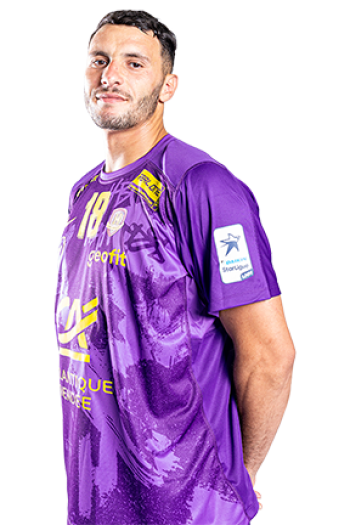
#> input picture refs/abdi-ayyoub.png, 350 x 525 px
$ python cutout_mj.py ../refs/abdi-ayyoub.png out.png
#> lines starting #> are read from the running program, lines starting #| are printed output that depends on the picture; after the words box and inside, x2 and y2 are one past the last pixel; in counts of white or black regions, pixels touching at a corner belong together
"""Detourage des rendus Midjourney. (OFFLINE, dev only.)

rembg est un modele semantique : il devine ou est "le sujet". Sur nos rendus il se
trompe deux fois — il avale les maillots sombres (Guiraudou perdait epaules et torse,
pris pour du fond) et il laisse des plaques grises dans les chevelures.

Or notre fond n'a rien d'inconnu : le prompt impose "flat plain light grey background,
completely empty". C'est donc un probleme de fond uni, pas de segmentation semantique,
et il se resout exactement :

  1. couleur de fond = mediane du cadre exterieur de l'image
  2. masque du fond STRICT (tres proche de cette couleur) -> composantes connexes
  3. seules les composantes qui touchent le bord sont du fond. Un maillot gris clair
     n'est jamais parfaitement uni : il ne forme pas une composante reliee au bord,
     donc il survit — la ou un seuil global l'aurait efface.
  4. les petites poches de gris ENFERMEES dans le sujet (les residus dans les cheveux)
     sont supprimees, mais seulement en dessous d'une taille : un vetement gris, lui,
     est trop grand pour tomber dans ce filet.
  5. alpha progressif sur la frange, calcule sur la distance a la couleur de fond :
     c'est ce qui rend les cheveux propres sans halo.
  6. on ne garde que la plus grande composante opaque : ca elimine les eclats de
     pixels sur les bords, qui gonflaient la bbox et faussaient le cadrage.

Reste un cas que le fond uni ne couvre pas : Midjourney eclaire parfois le fond en
degrade (un cote a +40 de distance de l'autre). La zone claire n'entre alors pas dans
le coeur du fond, reste collee au sujet et survit au detourage. TOL_CORE est donc
surchargeable par appel : finalize_s2.py mesure le gris residuel et relance plus haut.

Pre-requis : pip install numpy scipy pillow  (pas de rembg, pas d'onnxruntime)

Usage direct pour controle :
    python tools/cutout_mj.py <image> [sortie.png]
"""
import os
import sys

import numpy as np
from PIL import Image
from scipy import ndimage

# Distances RGB a la couleur de fond (0 = pile la couleur du fond).
# TOL_CORE valait 26 jusqu'au 3 septembre 2026. C'etait trop large des que Midjourney
# ne rendait PAS le gris clair demande : sur un fond gris-bleu sombre (Bono, 102/104/117)
# ou moyen (Vinatier, 170/171/175), les meches claires et les ombres froides des cheveux
# tombaient sous le seuil, se reliaient au bord et partaient AVEC le fond -- la couleur
# de la carte se voyait alors au travers de la chevelure. Le fond plat, lui, est capture
# des 12 : il est uniforme a 2 ou 3 unites pres, et la bande de dilatation (BANDE)
# ramasse ce qui reste. Mesure sur Vinatier : hair intacte a 12, entamee a 18, largement
# rongee a 26.
TOL_CORE = 12      # en deca : fond franc, sert a la connexite
TOL_EDGE = 105     # au dela : sujet franc. Entre les deux : alpha progressif
BANDE = 9          # largeur de la frange adoucie autour du fond, en pixels
# Abaisse de 0,4 a 0,2 % le 3 septembre 2026 : la plage d'ombre dans les cheveux
# decolores de Mendy fait 0,37 % et se faisait effacer, alors que le plus gros coin
# de fond entre deux tresses (Nyembo) ne fait que 0,12 %. 0,2 % separe les deux.
TROU_MAX = 0.002   # poche de gris enfermee supprimee sous 0,2 % de l'image
# ...et seulement si elle est A MOINS DE CE NOMBRE DE PIXELS du vrai fond. Sans cette
# condition la regle percait les visages : le fond est un gris moyen, et les ombres
# froides du prompt ("cool desaturated slate-blue shadows") tombent dans la meme
# teinte. Une poche prise dans une chevelure touche le fond ; une ombre sur une joue
# en est loin (mediane mesuree : 62 px).
# Passe de 12 a 25 le 3 septembre 2026 : les coins de fond pris entre deux tresses
# (Nyembo) sont a 20-23 px et survivaient, ce qui laissait deux plaques blanches dans
# les cheveux. 25 les emporte et reste loin des 62 px d'une ombre de joue ; verifie sur
# les 193 rendus deja retenus, aucun visage n'est perce.
POCHE_PROCHE = 25


def _couleur_fond(arr):
    """Mediane du cadre exterieur : robuste meme si un cheveu touche le bord."""
    b = 5
    cadre = np.concatenate([
        arr[:b].reshape(-1, 3), arr[-b:].reshape(-1, 3),
        arr[:, :b].reshape(-1, 3), arr[:, -b:].reshape(-1, 3),
    ])
    return np.median(cadre, axis=0)


def detourer(source, tol_core=TOL_CORE):
    """-> PIL.Image RGBA detouree. tol_core : voir TOL_CORE, a monter si le fond
    est en degrade et qu'une plaque grise survit."""
#> called with source = '../refs/abdi-ayyoub.png', tol_core = 12
    im = Image.open(source).convert("RGB") if isinstance(source, (str, os.PathLike)) \
        else source.convert("RGB")
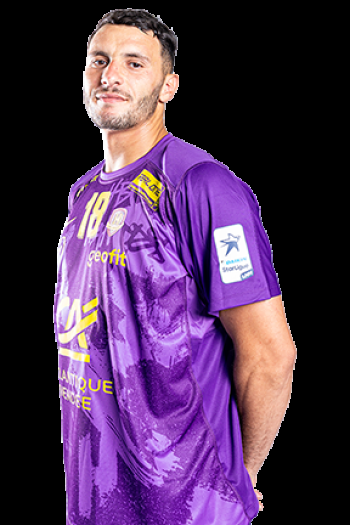
#> im: PIL image 350x525 RGB; mean R, G, B 76.6, 48.8, 83.7
    arr = np.asarray(im, dtype=np.float32)
    h, w = arr.shape[:2]
#> h = 525; w = 350

    fond = _couleur_fond(arr)
#> fond = [0, 0, 0]
    dist = np.linalg.norm(arr - fond, axis=2)

    # 1) fond franc + connexite : seules les plaques reliees au bord sont du fond
    coeur = dist < tol_core
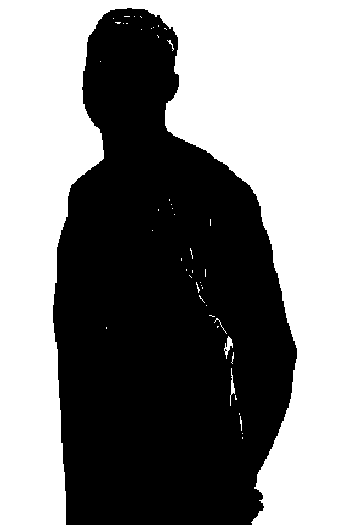
#> coeur: shape (525, 350) bool; 51.6% white; 1 black region, box (x1, y1, x2, y2) and area: (53, 8, 297, 525) 88942
    lab, n = ndimage.label(coeur)
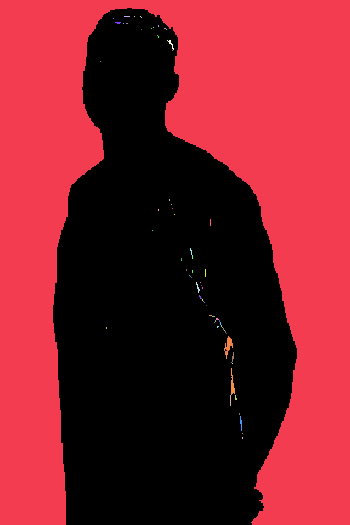
#> lab: shape (525, 350) int32; 73 distinct labels, from 0 to 72; one colour per label, 0 black
#> n = 72
    if n:
        bords = np.unique(np.concatenate([lab[0], lab[-1], lab[:, 0], lab[:, -1]]))
#> bords = [0, 1]
        bords = bords[bords > 0]
#> bords = [1]
        fond_mask = np.isin(lab, bords)
#> fond_mask: shape (525, 350) bool; 51.4% white; 1 black region, box (x1, y1, x2, y2) and area: (53, 8, 297, 525) 89311

        # 2) poches de gris enfermees PRES DU BORD du sujet : residus dans les cheveux.
        #    Le filtre de distance est ce qui evite de trouer les visages.
        tailles = ndimage.sum(coeur, lab, np.arange(1, n + 1))
#> tailles = 72 values, max 94439 at index 0, min 1 at index 2, mean 1316.8
        petites = np.nonzero(tailles < TROU_MAX * h * w)[0] + 1
#> petites = 71 values from 2 to 72
        petites = np.setdiff1d(petites, bords)
        if petites.size:
            depuis_fond = ndimage.distance_transform_edt(~fond_mask)
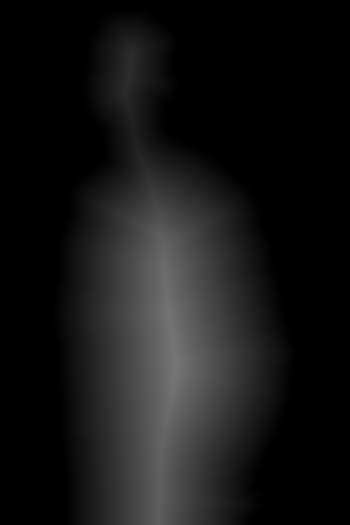
#> depuis_fond: shape (525, 350) float64; min 0, max 118, mean 22.3
            d = np.atleast_1d(ndimage.minimum(depuis_fond, lab, petites))
#> d = 71 values, max 88.39 at index 29, min 3.16 at index 13, mean 50.96
            petites = petites[d <= POCHE_PROCHE]
#> petites = 20 values from 2 to 21
        if petites.size:
            fond_mask |= np.isin(lab, petites)
#> fond_mask: shape (525, 350) bool; 51.4% white; 1 black region, box (x1, y1, x2, y2) and area: (53, 8, 297, 525) 89257
    else:
        fond_mask = np.zeros((h, w), bool)

    # 3) alpha progressif, applique uniquement dans une bande autour du fond :
    #    ailleurs le sujet reste plein, meme s'il est grisatre
    alpha = np.ones((h, w), np.float32)
    bande = ndimage.binary_dilation(fond_mask, iterations=BANDE) & ~fond_mask
#> bande: shape (525, 350) bool; 6% white; 1 white region, box (x1, y1, x2, y2) and area: (53, 8, 297, 525) 11039
    rampe = np.clip((dist - tol_core) / max(TOL_EDGE - tol_core, 1), 0.0, 1.0)
    alpha[bande] = rampe[bande]
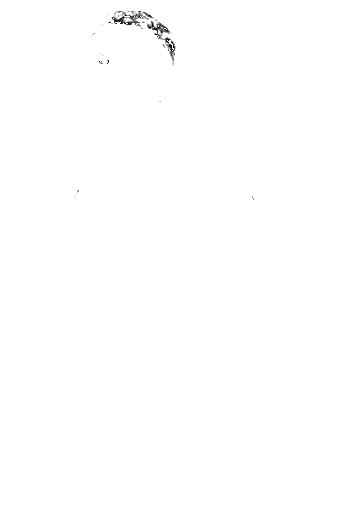
#> alpha: shape (525, 350) float32; min 0.00222, max 1, mean 0.998
    alpha[fond_mask] = 0.0

    # 4) une seule silhouette : on jette les eclats de pixels des bords
    plein = alpha > 0.5
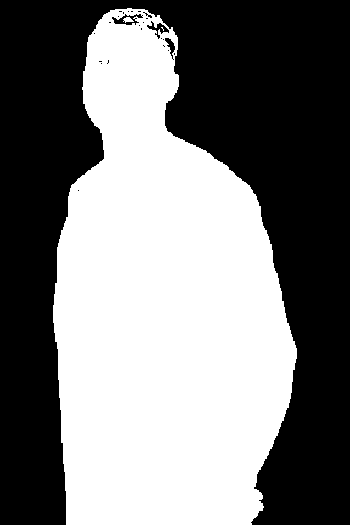
#> plein: shape (525, 350) bool; 48.4% white; 3 white regions (1 under 20 px), largest, box (x1, y1, x2, y2) and area: (53, 8, 297, 525) 88858, (123, 17, 134, 23) 40
    lab2, n2 = ndimage.label(plein)
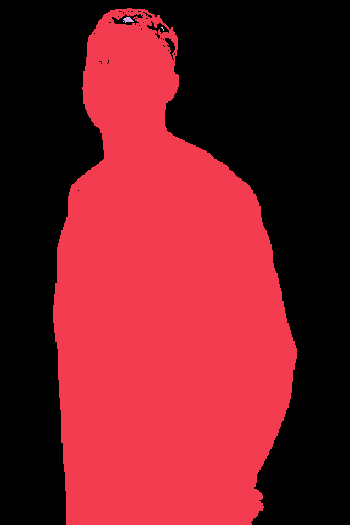
#> lab2: shape (525, 350) int32; 6 distinct labels, from 0 to 5; one colour per label, 0 black
#> n2 = 5
    if n2 > 1:
        tailles = ndimage.sum(plein, lab2, np.arange(1, n2 + 1))
#> tailles = [88858, 39, 1, 3, 2]
        garde = np.argmax(tailles) + 1
#> garde = 1
        alpha[(lab2 != garde) & (lab2 != 0)] = 0.0
#> alpha: shape (525, 350) float32; min 0, max 1, mean 0.484

    out = np.dstack([np.asarray(im, dtype=np.uint8),
                     (alpha * 255).astype(np.uint8)])
    return Image.fromarray(out, "RGBA")


def main():
    if len(sys.argv) < 2:
        raise SystemExit(__doc__)
    src = sys.argv[1]
    dst = sys.argv[2] if len(sys.argv) > 2 else os.path.splitext(src)[0] + "_cut.png"
    img = detourer(src)
    img.save(dst)
    bb = img.getchannel("A").getbbox()
#> bb = (53, 8, 297, 525)
    print(f"{dst}  bbox={bb}  taille={img.size}")
#| out.png  bbox=(53, 8, 297, 525)  taille=(350, 525)


if __name__ == "__main__":
    main()

$ run again, on refs/allais-jordan.png
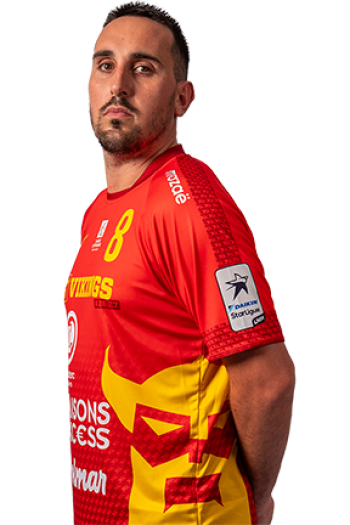
#> input picture refs/allais-jordan.png, 350 x 525 px
#> fond = [0, 0, 0]
#> coeur: shape (525, 350) bool; 53.3% white; 1 black region, box (x1, y1, x2, y2) and area: (63, 0, 297, 525) 85827
#> lab: shape (525, 350) int32; 38 distinct labels, from 0 to 37
#> n = 37
#> in detourer, `bords = np.unique(np.concatenate([lab[0], lab[-1], lab[:, 0], lab[:, -..`: bords = [0, 1, 2]
#> in detourer, `bords = bords[bords > 0]`: bords = [1, 2]
#> in detourer, `tailles = ndimage.sum(coeur, lab, np.arange(1, n + 1))`: tailles = 37 values, max 55370 at index 1, min 1 at index 3, mean 2646.6
#> in detourer, `petites = np.nonzero(tailles < TROU_MAX * h * w)[0] + 1`: petites = 35 values from 3 to 37
#> d = 35 values, max 57.87 at index 32, min 2.83 at index 0, mean 13.98
#> in detourer, `petites = petites[d <= POCHE_PROCHE]`: petites = 28 values from 3 to 37
#> bande: shape (525, 350) bool; 6.1% white; 2 white regions, box (x1, y1, x2, y2) and area: (63, 0, 297, 525) 11038, (243, 477, 262, 498) 216
#> plein: shape (525, 350) bool; 46.3% white; 4 white regions (3 under 20 px), largest, box (x1, y1, x2, y2) and area: (63, 0, 297, 525) 85123
#> in detourer, `lab2, n2 = ndimage.label(plein)`:
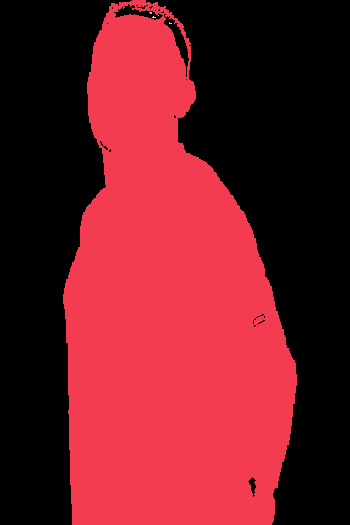
#> lab2: shape (525, 350) int32; 6 distinct labels, from 0 to 5; one colour per label, 0 black
#> n2 = 5
#> in detourer, `tailles = ndimage.sum(plein, lab2, np.arange(1, n2 + 1))`: tailles = [85122, 5, 1, 5, 4]
#> garde = 1
#> in detourer, `out = np.dstack([np.asarray(im, dtype=np.uint8), (alpha * 255).astype(..`:
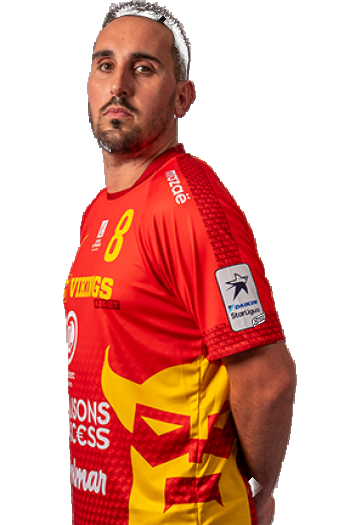
#> out: shape (525, 350, 4); mean R, G, B, A 88.1, 31, 18.7, 118.1; transparent parts drawn white
#> bb = (63, 0, 297, 525)
#| out.png  bbox=(63, 0, 297, 525)  taille=(350, 525)

$ run again, on refs/arsenashvili-erekle.png
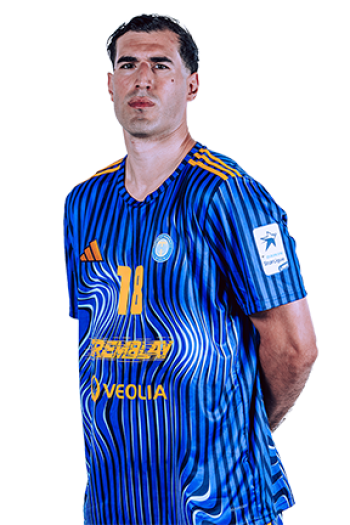
#> input picture refs/arsenashvili-erekle.png, 350 x 525 px
#> fond = [0, 0, 0]
#> coeur: shape (525, 350) bool; 50.8% white; 1 black region, box (x1, y1, x2, y2) and area: (63, 12, 319, 525) 90475
#> lab: shape (525, 350) int32; 268 distinct labels, from 0 to 267
#> n = 267
#> in detourer, `bords = np.unique(np.concatenate([lab[0], lab[-1], lab[:, 0], lab[:, -..`: bords = [0, 1, 261, 265, 267]
#> in detourer, `bords = bords[bords > 0]`: bords = [1, 261, 265, 267]
#> in detourer, `tailles = ndimage.sum(coeur, lab, np.arange(1, n + 1))`: tailles = 267 values, max 92538 at index 0, min 1 at index 1, mean 349.3
#> in detourer, `petites = np.nonzero(tailles < TROU_MAX * h * w)[0] + 1`: petites = 266 values from 2 to 267
#> in detourer, `petites = np.setdiff1d(petites, bords)`: petites = 263 values from 2 to 266
#> d = 263 values, max 104 at index 189, min 1.41 at index 26, mean 40.76
#> in detourer, `petites = petites[d <= POCHE_PROCHE]`: petites = 94 values from 2 to 266
#> bande: shape (525, 350) bool; 9.7% white; 2 white regions, box (x1, y1, x2, y2) and area: (63, 12, 319, 525) 15953, (108, 467, 169, 525) 1955
#> plein: shape (525, 350) bool; 48.4% white; 5 white regions (4 under 20 px), largest, box (x1, y1, x2, y2) and area: (63, 12, 319, 525) 88925
#> lab2: shape (525, 350) int32; 11 distinct labels, from 0 to 10
#> n2 = 10
#> in detourer, `tailles = ndimage.sum(plein, lab2, np.arange(1, n2 + 1))`: tailles = [88916, 1, 1, 1, 3, 2, 1, 5, 2, 1]
#> garde = 1
#> in detourer, `out = np.dstack([np.asarray(im, dtype=np.uint8), (alpha * 255).astype(..`:
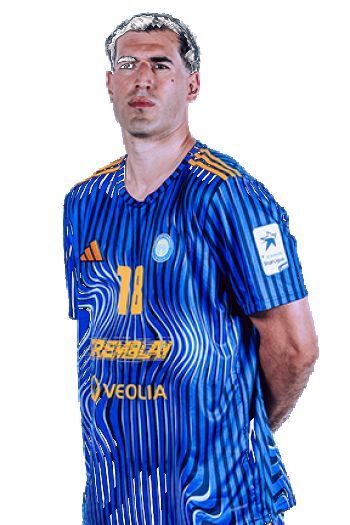
#> out: shape (525, 350, 4); mean R, G, B, A 30.9, 43.5, 77.4, 123.5; transparent parts drawn white
#> bb = (63, 12, 319, 525)
#| out.png  bbox=(63, 12, 319, 525)  taille=(350, 525)
